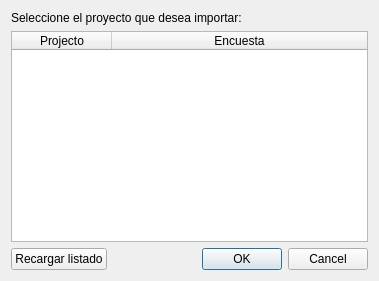
<?xml version="1.0" encoding="UTF-8"?>
<ui version="4.0">
 <class>SurveysDialog</class>
 <widget class="QDialog" name="SurveysDialog">
  <property name="windowModality">
   <enum>Qt::ApplicationModal</enum>
  </property>
  <property name="geometry">
   <rect>
    <x>0</x>
    <y>0</y>
    <width>379</width>
    <height>281</height>
   </rect>
  </property>
  <property name="windowTitle">
   <string>Importar Encuestas</string>
  </property>
  <property name="modal">
   <bool>true</bool>
  </property>
  <layout class="QFormLayout" name="formLayout">
   <item row="0" column="0" colspan="2">
    <widget class="QLabel" name="titleLabel">
     <property name="text">
      <string>Seleccione el proyecto que desea importar:</string>
     </property>
    </widget>
   </item>
   <item row="2" column="0">
    <widget class="QPushButton" name="reloadButton">
     <property name="text">
      <string>Recargar listado</string>
     </property>
     <property name="icon">
      <iconset theme="reload"/>
     </property>
    </widget>
   </item>
   <item row="2" column="1">
    <widget class="QDialogButtonBox" name="buttonBox">
     <property name="orientation">
      <enum>Qt::Horizontal</enum>
     </property>
     <property name="standardButtons">
      <set>QDialogButtonBox::Cancel|QDialogButtonBox::Ok</set>
     </property>
    </widget>
   </item>
   <item row="1" column="0" colspan="2">
    <widget class="QTableWidget" name="surveysTableWidget">
     <attribute name="horizontalHeaderCascadingSectionResizes">
      <bool>false</bool>
     </attribute>
     <attribute name="horizontalHeaderStretchLastSection">
      <bool>true</bool>
     </attribute>
     <column>
      <property name="text">
       <string>Projecto</string>
      </property>
     </column>
     <column>
      <property name="text">
       <string>Encuesta</string>
      </property>
     </column>
    </widget>
   </item>
  </layout>
 </widget>
 <resources/>
 <connections>
  <connection>
   <sender>buttonBox</sender>
   <signal>accepted()</signal>
   <receiver>SurveysDialog</receiver>
   <slot>accept()</slot>
   <hints>
    <hint type="sourcelabel">
     <x>248</x>
     <y>254</y>
    </hint>
    <hint type="destinationlabel">
     <x>157</x>
     <y>274</y>
    </hint>
   </hints>
  </connection>
  <connection>
   <sender>buttonBox</sender>
   <signal>rejected()</signal>
   <receiver>SurveysDialog</receiver>
   <slot>reject()</slot>
   <hints>
    <hint type="sourcelabel">
     <x>316</x>
     <y>260</y>
    </hint>
    <hint type="destinationlabel">
     <x>286</x>
     <y>274</y>
    </hint>
   </hints>
  </connection>
 </connections>
</ui>
